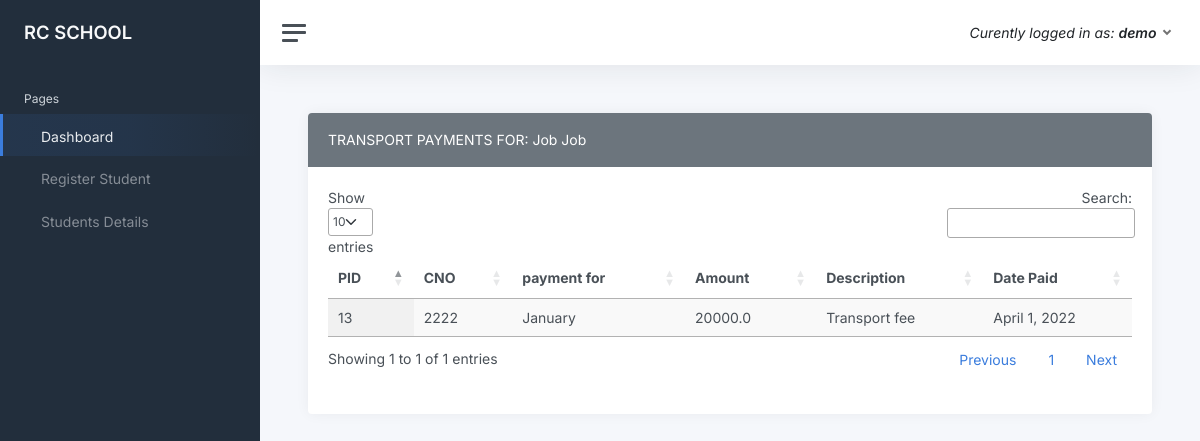
The page /headmaster/transportdetails/4 (signed in) on the database its author committed.
### users/models.py (models this page shows, shortened)
class User(AbstractUser):
    is_acc= models.BooleanField(max_length=10,default=False)
    is_hm =models.BooleanField(max_length=10,default=False)

### Headmaster/models.py (models this page shows, shortened)
class Student(models.Model):
    First_Name=models.CharField(default="eg Alex",max_length=20)
    Middle_Name=models.CharField(default="James",max_length=20)
    Last_Name=models.CharField(default="Mtaho",max_length=20)
    Parent_Name =models.CharField(default="Alex",max_length=20)
    Parent_Occupation=models.CharField(default="eg.Mkulima",max_length=20)
    parent_Education=models.CharField(default="standard seven",max_length=20)
    ParentAddress=models.CharField(default="Dodoma",max_length=20)
    Birthd_Date=models.DateField()
    Local=models.CharField(default="mtaa",max_length=20)
    Description=models.TextField(default="Description related to a kid",max_length=20)
    Nida_Number=models.CharField(default="7838373388UD",max_length=20)
    Birthd_Certificate=models.CharField(default="8383773738WJJJW",max_length=20)
    phone=models.CharField(default="0786976118",max_length=20)

### Accountant/models.py (models this page shows, shortened)
class StudentTransportFee(models.Model):
     student =models.ForeignKey(Student,on_delete=models.CASCADE)
     PAYMENTS = [
         ('Payments', (('January', 'January'),
        ('February', 'February'),
        ('March', 'March'),
         ('April', 'Appril'),
        )),
        ]
     month = models.CharField(max_length=50,choices=PAYMENTS,default="January")
     Cno=models.IntegerField()
     amount=models.FloatField()
     description=models.TextField()
     datepaid=models.DateField(auto_created=True,auto_now_add=True)

### Headmaster/views.py (the view)
# urls.py: path("transportdetails/<int:pk>",views.TransportDetailView.as_view(),name="student_transport_details"),
@method_decorator(login_required, name='dispatch')
class TransportDetailView(TemplateView):
        template_name= "headmaster/transportdetails.html"
        def get_context_data(self, **kwargs):
            context = super().get_context_data(**kwargs)
            id = self.kwargs["pk"]
            context["student"]=Student.objects.filter(pk=id)
            context["payments"] = StudentTransportFee.objects.filter(student_id=id)
            return context

### templates/headmaster/transportdetails.html (shortened to what this page needs)
{% extends 'headmaster/layout.html'%}
{% block content %}
<link rel="stylesheet" type="text/css" href="https://cdn.datatables.net/1.11.5/css/jquery.dataTables.css">
<div class="row">
    <div class="col-12">
        <div class="card">
            <div class="card-header bg-secondary text-white">
                {%for Student in student%}
             TRANSPORT  PAYMENTS FOR:  {{Student.First_Name}} {{Student.Last_Name}}
         {%endfor%}
            </div>
            <div class="card-body">
                <table id="table_id" class="display">
                    <thead>
                        <tr>
                            <th>PID</th>
                            <th>CNO</th>
                            <th>payment for</th>
                            <th>Amount</th>
                            <th>Description</th>
                            <th>Date Paid</th>
                        </tr>
                    </thead>
                    <tbody>
                     {% for payment in payments%}
                        <tr>
                            <td>
                                {{ payment.id}}
                            </td>
                            <td>
                                {{ payment.Cno}}
                            </td>
                            <td>
                                {{ payment.month}}
                            </td>
                            <td>
                                {{ payment.amount}}
                            </td>
                             <td>
                                {{ payment.description}}
                            </td>
                            <td>
                                {{ payment.datepaid}}
                            </td>
                        </tr>
                        {%endfor%}
                    </tbody>
                </table>
            </div>
        </div>
    </div>
</div>
{% endblock content%}

### templates/headmaster/layout.html (shortened to what this page needs)
<!DOCTYPE html>
<html lang="en">
{% load static %}
<head>
	<link href="{% static '/panel/static/css/app.css' %}" rel="stylesheet">
</head>
<body>
	<div class="wrapper">
		<nav id="sidebar" class="sidebar js-sidebar">
			<div class="sidebar-content js-simplebar">
				<a class="sidebar-brand" href="index.html">
          <span class="align-middle">RC SCHOOL</span>
        </a>
				<ul class="sidebar-nav">
					<li class="sidebar-header">
						Pages
					</li>
					<li class="sidebar-item active">
						<a class="sidebar-link" href="{% url "headmaster_dashbaord" %}">
               <span class="align-middle">Dashboard</span>
            </a>
					</li>
					<li class="sidebar-item">
						<a class="sidebar-link" href="{% url 'newstudentt' %}">
               <span class="align-middle">Register Student</span>
            </a>
					</li>
					<li class="sidebar-item">
						<a class="sidebar-link" href="{% url 'Student_list' %}">
               <span class="align-middle">Students Details</span>
            </a>
					</li>
				</ul>
			</div>
		</nav>
		<div class="main">
			<nav class="navbar navbar-expand navbar-light navbar-bg">
				<a class="sidebar-toggle js-sidebar-toggle">
					<i class="hamburger align-self-center"></i>
				</a>
				<div class="navbar-collapse collapse">
					<ul class="navbar-nav navbar-align">
						<li class="nav-item dropdown">
							<a class="nav-link dropdown-toggle d-none d-sm-inline-block" href="#"
								data-bs-toggle="dropdown">
							 <span class="text-dark"><i>Curently logged in as: <b>{{request.user}}</b></i></span>
							</a>
						</li>
					</ul>
				</div>
			</nav>
	<main class="content">
				<div class="container-fluid p-0">
                      {%block content%}
                      {%endblock content%}
			</main
            </div>
</div>
</body>
</html>

### rows shown on the page
User: user "demo"
Student: First_Name "Job", Last_Name "Job"
StudentTransportFee: id "13", Cno "2222", month "January", amount "20000.0", description "Transport fee", datepaid "April 1, 2022"
